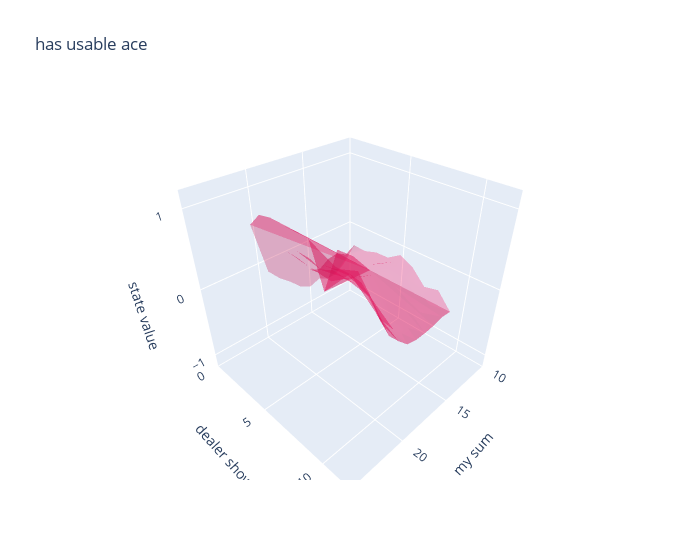

Write notebook code for a chart like this one.
### Code cell
fig = go.Figure(
    data=[
        go.Mesh3d(
            x=[v[0][0] for v in V if v[0][2] % 2 == 1],
            y=[v[0][1] for v in V if v[0][2] % 2 == 1],
            z=[v[1] for v in V if v[0][2] % 2 == 1],
            opacity=0.5,
            color="rgba(244,22,100,0.6)",
        )
    ]
)

fig.update_layout(
    title="has usable ace",
    scene=dict(
        xaxis=dict(
            nticks=4,
            title="my sum",
            range=[10, 25],
        ),
        yaxis=dict(
            title="dealer show",
            nticks=4,
            range=[0, 12],
        ),
        zaxis=dict(
            title="state value",
            nticks=4,
            range=[-1.2, 1.2],
        ),
    ),
    width=700,
)

fig.show()

### Figure 1 — Plotly figure (JSON) as saved in the notebook; plotly's stock layout.template omitted (floating-point values rounded to 4 significant figures)
{"data": [{"color": "rgba(244,22,100,0.6)", "opacity": 0.5, "type": "mesh3d", "x": [12, 12, 12, 12, 12, 12, 12, 12, 12, 12, 13, 13, 13, 13, 13, 13, 13, 13, 13, 13, 14, 14, 14, 14, 14, 14, 14, 14, 14, 14, 15, 15, 15, 15, 15, 15, 15, 15, 15, 15, 16, 16, 16, 16, 16, 16, 16, 16, 16, 16, 17, 17, 17, 17, 17, 17, 17, 17, 17, 17, 18, 18, 18, 18, 18, 18, 18, 18, 18, 18, 19, 19, 19, 19, 19, 19, 19, 19, 19, 19, 20, 20, 20, 20, 20, 20, 20, 20, 20, 20, 21, 21, 21, 21, 21, 21, 21, 21, 21, 21], "y": [1, 2, 3, 4, 5, 6, 7, 8, 9, 10, 1, 2, 3, 4, 5, 6, 7, 8, 9, 10, 1, 2, 3, 4, 5, 6, 7, 8, 9, 10, 1, 2, 3, 4, 5, 6, 7, 8, 9, 10, 1, 2, 3, 4, 5, 6, 7, 8, 9, 10, 1, 2, 3, 4, 5, 6, 7, 8, 9, 10, 1, 2, 3, 4, 5, 6, 7, 8, 9, 10, 1, 2, 3, 4, 5, 6, 7, 8, 9, 10, 1, 2, 3, 4, 5, 6, 7, 8, 9, 10, 1, 2, 3, 4, 5, 6, 7, 8, 9, 10], "z": [-0.4743, -0.09583, -0.1047, -0.04247, -0.03404, 0.08824, -0.003584, -0.1941, -0.144, -0.3582, -0.5782, -0.1741, -0.1043, -0.02153, -0.05857, 0.05682, -0.07292, -0.1192, -0.2705, -0.3454, -0.5787, -0.08818, -0.07143, -0.05128, 0.003711, -0.044, -0.1285, -0.2272, -0.2998, -0.3833, -0.5105, -0.109, -0.09884, -0.08408, -0.1022, 0.01996, -0.2125, -0.2369, -0.2442, -0.3997, -0.5608, -0.199, -0.09564, -0.05229, -0.03964, -0.04007, -0.219, -0.3392, -0.3213, -0.4007, -0.4863, -0.1241, -0.08142, -0.1109, 0.02843, 0.04831, -0.01754, -0.2447, -0.2784, -0.3648, -0.3316, 0.1036, 0.07095, 0.1096, 0.2153, 0.205, 0.3838, 0.131, -0.1409, -0.2179, -0.2003, 0.2723, 0.324, 0.3516, 0.2857, 0.3949, 0.4092, 0.4112, 0.1507, -0.0503, -0.0258, 0.4599, 0.4873, 0.5061, 0.5207, 0.5158, 0.5788, 0.588, 0.5593, 0.2497, 0.6633, 0.8526, 0.8895, 0.8763, 0.8859, 0.8711, 0.3587, 0.9227, 0.9388, 0.8862]}], "layout": {"scene": {"xaxis": {"nticks": 4, "range": [10, 25], "title": {"text": "my sum"}}, "yaxis": {"nticks": 4, "range": [0, 12], "title": {"text": "dealer show"}}, "zaxis": {"nticks": 4, "range": [-1.2, 1.2], "title": {"text": "state value"}}}, "title": {"text": "has usable ace"}, "width": 700}}
